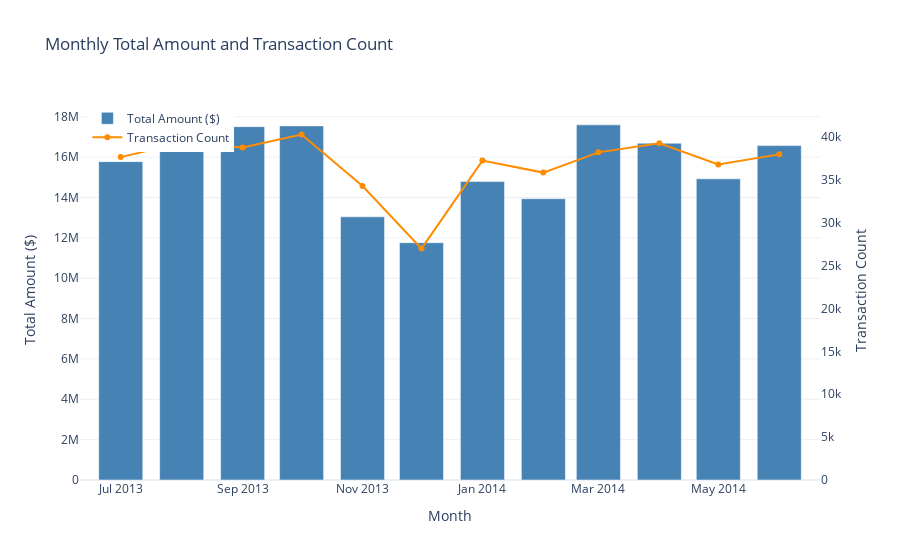

The notebook cell saved with this chart:
### Code cell
# Aggregate monthly data
monthly_summary = df.groupby('Year-Month').agg(
    total_amount=('Amount', 'sum'),
    transaction_count=('Amount', 'count')
).reset_index()

# Create the dual-axis chart
fig = go.Figure()

# Line for total amount
fig.add_trace(go.Bar(
    x=monthly_summary['Year-Month'],
    y=monthly_summary['total_amount'],
    name='Total Amount ($)',
    yaxis='y1',
    marker_color='steelblue'
))

# Line for transaction count
fig.add_trace(go.Scatter(
    x=monthly_summary['Year-Month'],
    y=monthly_summary['transaction_count'],
    name='Transaction Count',
    yaxis='y2',
    mode='lines+markers',
    line=dict(color='darkorange')
))

# Layout with two y-axes
fig.update_layout(
    title='Monthly Total Amount and Transaction Count',
    xaxis=dict(title='Month'),
    yaxis=dict(title='Total Amount ($)', side='left'),
    yaxis2=dict(
        title='Transaction Count',
        overlaying='y',
        side='right',
        showgrid=False,
        range=[0, monthly_summary['transaction_count'].max() * 1.1]
    ),
    legend=dict(x=0.01, y=0.99),
    template='plotly_white'
)

fig.show()

### Figure 1 — Plotly figure (JSON) as saved in the notebook; plotly's stock layout.template omitted (floating-point values rounded to 4 significant figures)
{"data": [{"marker": {"color": "steelblue"}, "name": "Total Amount ($)", "type": "bar", "x": ["2013-07-01T00:00:00.000000000", "2013-08-01T00:00:00.000000000", "2013-09-01T00:00:00.000000000", "2013-10-01T00:00:00.000000000", "2013-11-01T00:00:00.000000000", "2013-12-01T00:00:00.000000000", "2014-01-01T00:00:00.000000000", "2014-02-01T00:00:00.000000000", "2014-03-01T00:00:00.000000000", "2014-04-01T00:00:00.000000000", "2014-05-01T00:00:00.000000000", "2014-06-01T00:00:00.000000000"], "y": [15780000.0, 17890000.0, 17510000.0, 17550000.0, 13040000.0, 11760000.0, 14790000.0, 13940000.0, 17600000.0, 16690000.0, 14920000.0, 16570000.0], "yaxis": "y"}, {"line": {"color": "darkorange"}, "mode": "lines+markers", "name": "Transaction Count", "type": "scatter", "x": ["2013-07-01T00:00:00.000000000", "2013-08-01T00:00:00.000000000", "2013-09-01T00:00:00.000000000", "2013-10-01T00:00:00.000000000", "2013-11-01T00:00:00.000000000", "2013-12-01T00:00:00.000000000", "2014-01-01T00:00:00.000000000", "2014-02-01T00:00:00.000000000", "2014-03-01T00:00:00.000000000", "2014-04-01T00:00:00.000000000", "2014-05-01T00:00:00.000000000", "2014-06-01T00:00:00.000000000"], "y": [37635, 39314, 38762, 40266, 34275, 26969, 37230, 35831, 38188, 39249, 36784, 37955], "yaxis": "y2"}], "layout": {"legend": {"x": 0.01, "y": 0.99}, "title": {"text": "Monthly Total Amount and Transaction Count"}, "xaxis": {"title": {"text": "Month"}}, "yaxis": {"side": "left", "title": {"text": "Total Amount ($)"}}, "yaxis2": {"overlaying": "y", "range": [0, 44290.0], "showgrid": false, "side": "right", "title": {"text": "Transaction Count"}}}}
